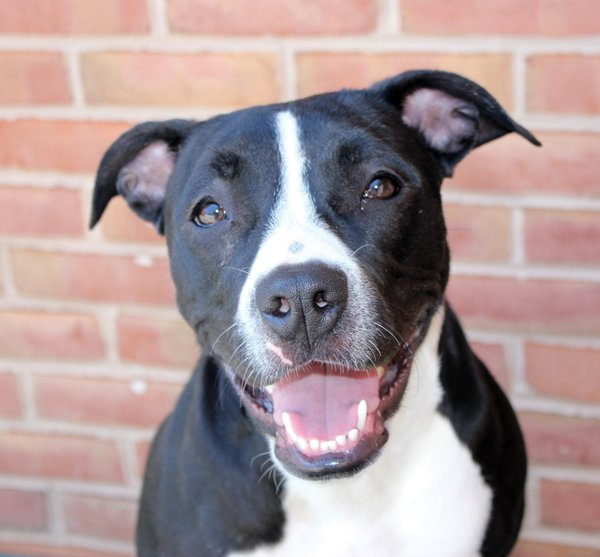
#> input picture images/dog.jpg, 600 x 557 px
$ jupyter execute determinando-padroes-imagens.ipynb   (shell and % lines are left out)
#> lines starting #> are read from the running program, lines starting #| are printed output that depends on the picture
<center></center>

<h2><center> Criar Filtro para Detectar fronteiras na Imagem</center></h2>

[cell 1]
# Importa Bibliotecas
import matplotlib.pyplot as plt
import matplotlib.image as mpimg
import cv2
import numpy as np

[cell 2]
# Ler imagem
image = mpimg.imread('images/dog.jpg')
#> image is the input picture: shape (557, 600, 3); mean R, G, B 167.9, 149.6, 150.9
plt.imshow(image)

### Converter a Imagem em grayscale - escala de cinza

[cell 3]
gray = cv2.cvtColor(image, cv2.COLOR_RGB2GRAY)
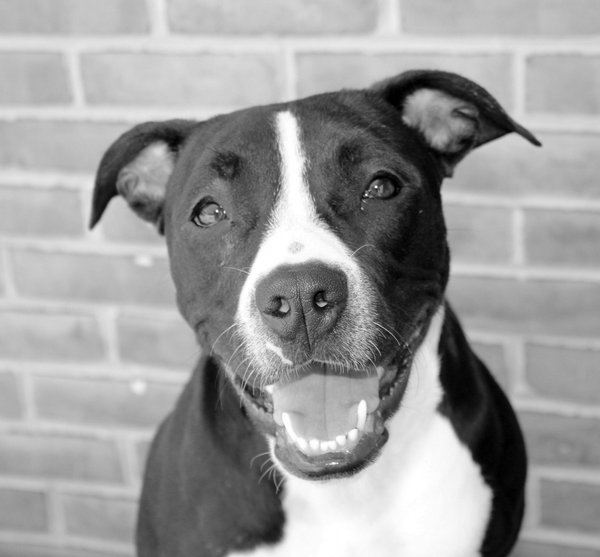
#> gray: shape (557, 600); min 0, max 255, mean 155.2
plt.imshow(gray, cmap='gray')

### Criando o kernel

Um filtro muito comum para detectar bordas em imagens é o **Operador Sobel**.

* Pode ser usado para detectar padrões de intensidade nas imagens
* Aplicar esse filtro é como se tivéssimos tirando a derivada da imagem nas direções x e y.

[cell 4]
# 3x3 array para detectar bordas
# Mucanças VERTICAIS
S_x = np.array([[ -1, 0, 1],
                   [ -2, 0, 2],
                   [ -1, 0, 1]])

# Filtrando a imagem
imagem_filtrada = cv2.filter2D(gray, -1, S_x)
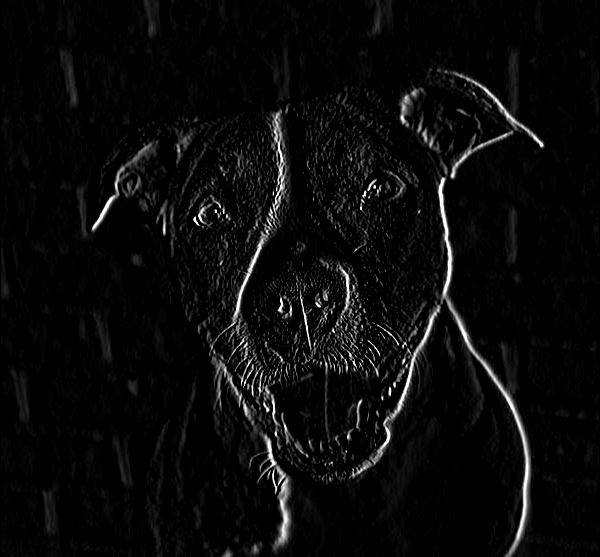
#> imagem_filtrada: shape (557, 600); min 0, max 255, mean 10.3

plt.imshow(imagem_filtrada, cmap='gray')

[cell 5]
# Mucanças HORIZONTAIS
sobel_y = np.array([[ -1, -2, -1],
                   [ 0, 0, 0],
                   [ 1, 2, 1]])


# Filtrando imagem
filtered_image = cv2.filter2D(gray, -1, sobel_y)
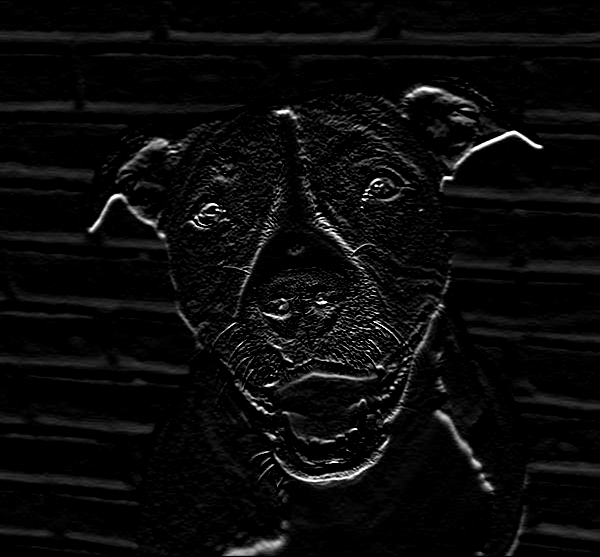
#> filtered_image: shape (557, 600); min 0, max 255, mean 10.4

plt.imshow(filtered_image, cmap='gray')

[cell 6]
# Mucanças HORIZONTAIS
sobel_y = np.array([[ 0, -1, 0],
                   [ -1, 4, -1],
                   [ 0, -1, 0]])


# Filtrando imagem
filtered_image = cv2.filter2D(gray, -1, sobel_y)
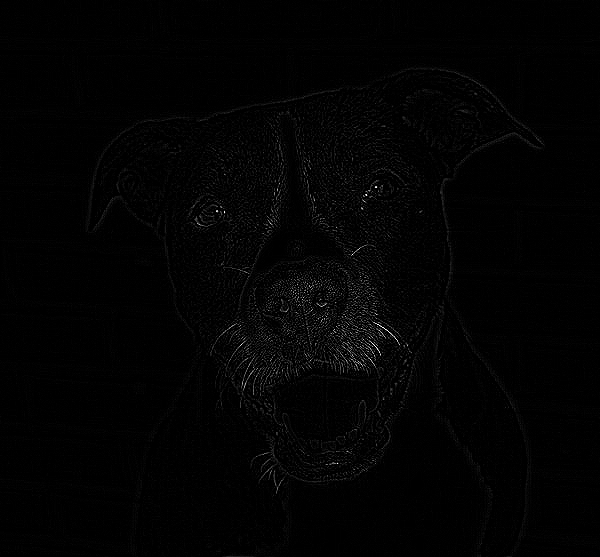
#> filtered_image: shape (557, 600); min 0, max 255, mean 2.9

plt.imshow(filtered_image, cmap='gray')

[cell 7]
# Iluimnando a imagem
sobel_y = np.array([[ 0, -1, 0],
                   [ -1, 8, -1],
                   [ 0, -1, 0]])


# Filtrando imagem
filtered_image = cv2.filter2D(gray, -1, sobel_y)
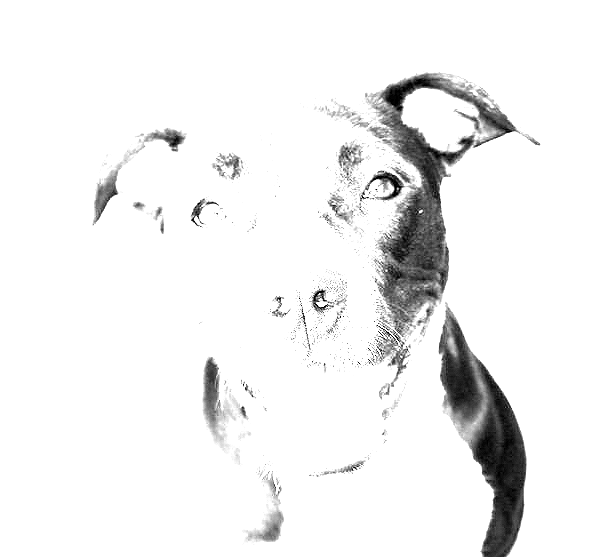
#> filtered_image: shape (557, 600); min 0, max 255, mean 239.9

plt.imshow(filtered_image, cmap='gray')

[cell 8]
# Escurecendo a imagem
sobel_y = np.array([[ 0, -1, 0],
                   [ -1, 4, -2],
                   [ 0, -1, 0]])


# Filtrando imagem
filtered_image = cv2.filter2D(gray, -1, sobel_y)

plt.imshow(filtered_image, cmap='gray')

$ run again, with images/classification.png saved as images/dog.jpg
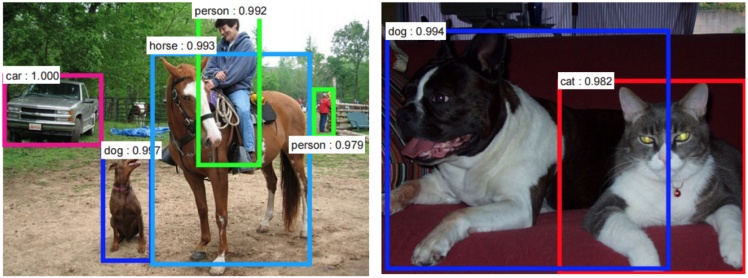
#> input picture images/classification.png, 748 x 278 px
#> image is the input picture: shape (278, 748, 3); mean R, G, B 108.4, 102.5, 100.7
#> `gray = cv2.cvtColor(image, cv2.COLOR_RGB2GRAY)`:
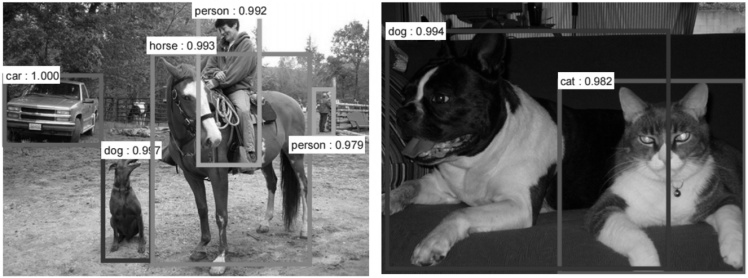
#> gray: shape (278, 748); min 0, max 255, mean 104.1
#> `filtered_image = cv2.filter2D(gray, -1, sobel_y)`:
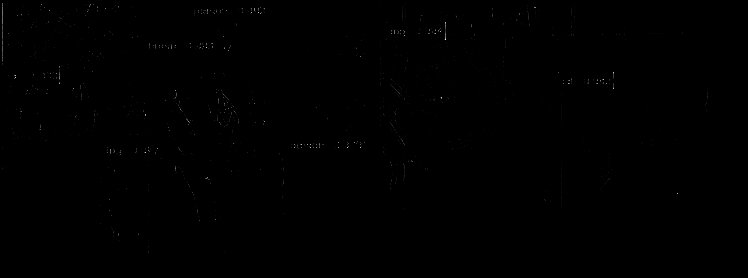
#> filtered_image: shape (278, 748); min 0, max 255, mean 0.3
